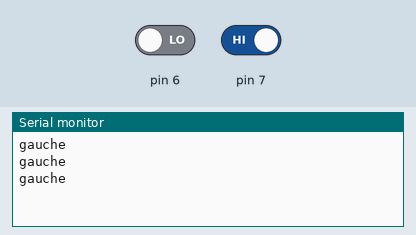
A sketch run on a simulated Arduino Uno, built with avr-gcc and run on an emulated ATmega328P. Parts: the last lines printed to the serial monitor. The inputs (shaded band) are chosen by the test bench; at power-on: pin 6 LOW, pin 7 HIGH.

Above: at 1.2 s.
1.3 s: pin 6 driven HIGH
At 1.9 s:
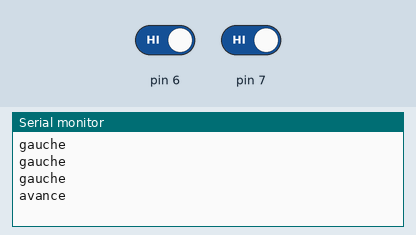
3.5 s: pin 7 driven LOW
At 3.9 s:
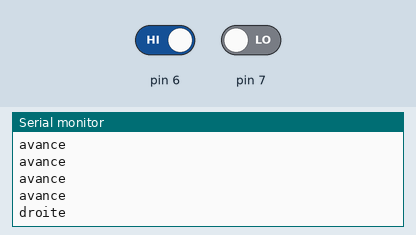
5.5 s: pin 6 driven LOW
At 5.9 s:
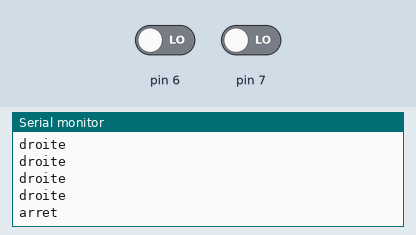

The sketch:

suiveur_ligne.ino
```cpp
void setup() {
  Serial.begin(9600);
  pinMode(6, INPUT);
  pinMode(7, INPUT);

}

void loop() {
    if (!digitalRead(7) && digitalRead(6)) {
      Serial.println("droite");

    }
    if (digitalRead(7) && !digitalRead(6)) {
      Serial.println("gauche");

    }
    if (digitalRead(7) && digitalRead(6)) {
      Serial.println("avance");

    }
    if (!digitalRead(7) && !digitalRead(6)) {
      Serial.println("arret");
    }

    delay(500);

}
```

Measured:
- after the input at 1.3 s, the serial monitor: prints a new line after 0.20 s (image 1)
- after the input at 3.5 s, the serial monitor: prints a new line at once (image 2)
- after the input at 5.5 s, the serial monitor: prints a new line at once (image 3)
